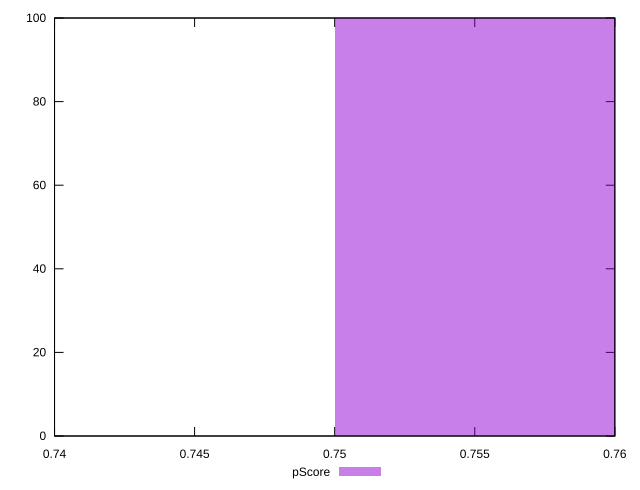

Source code (gnuplot):
reset

$pScore <<EOF
0.8 100
EOF

set key outside below
set boxwidth 0.1
set xrange [0.74:0.76]
set yrange [0:100]
set trange [0:100]
set style fill transparent solid 0.5 noborder
set terminal svg size 640, 490 enhanced background rgb 'white'
set output "report_00011_2021-02-09T10:53:21.242Z/uses-optimized-images/samples/pages+cached+noadtech/pScore/histogram.svg"

plot $pScore title "pScore" with boxes

reset
